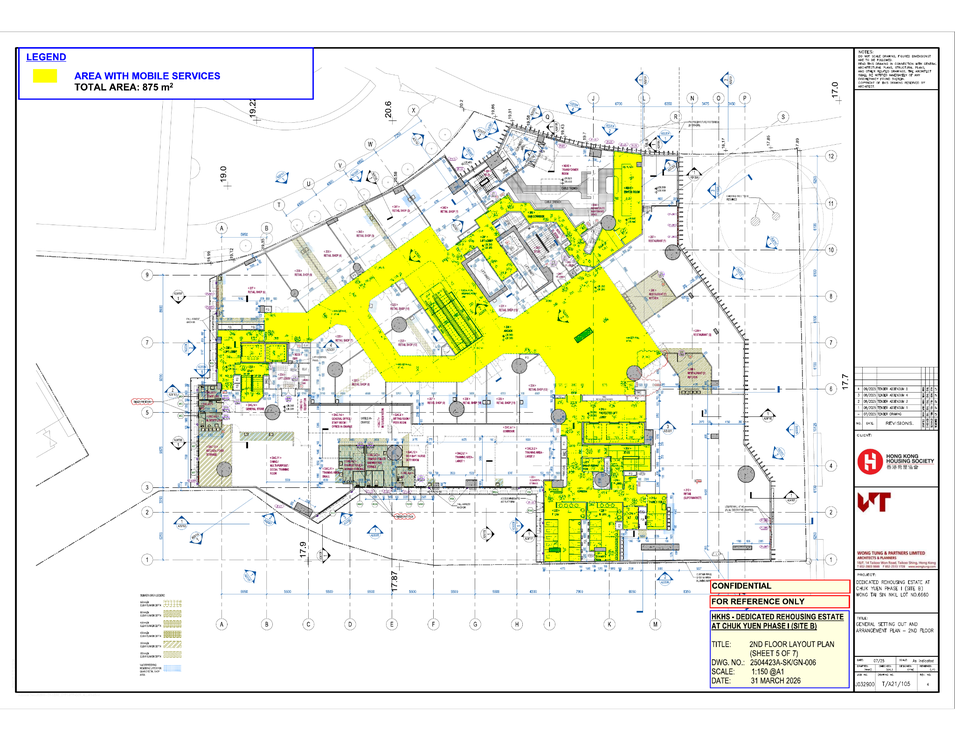
#> input picture input/546.png, 955 x 739 px, shrunk from 2048 x 1583 before the run
$ python -i keep_Green.py   (imports and definitions only)
#> lines starting #> are read from the running program, lines starting #| are printed output that depends on the picture; after the words box and inside, x2 and y2 are one past the last pixel; in counts of white or black regions, pixels touching at a corner belong together
#> further down, picture is the input picture: shape (739, 955, 3); mean B, G, R 223.6, 240.3, 239.2
# [88 lines of commented-out code are left out]
import cv2
import numpy as np

def keepGreen(img):

    hsv = cv2.cvtColor(img, cv2.COLOR_BGR2HSV)
#> hsv: shape (739, 955, 3); mean H, S, V 12.5, 22.8, 242.4

    # Ignore white, gray, black
    valid_mask = (
        (hsv[:, :, 1] > 50) &
        (hsv[:, :, 2] > 50)
    )
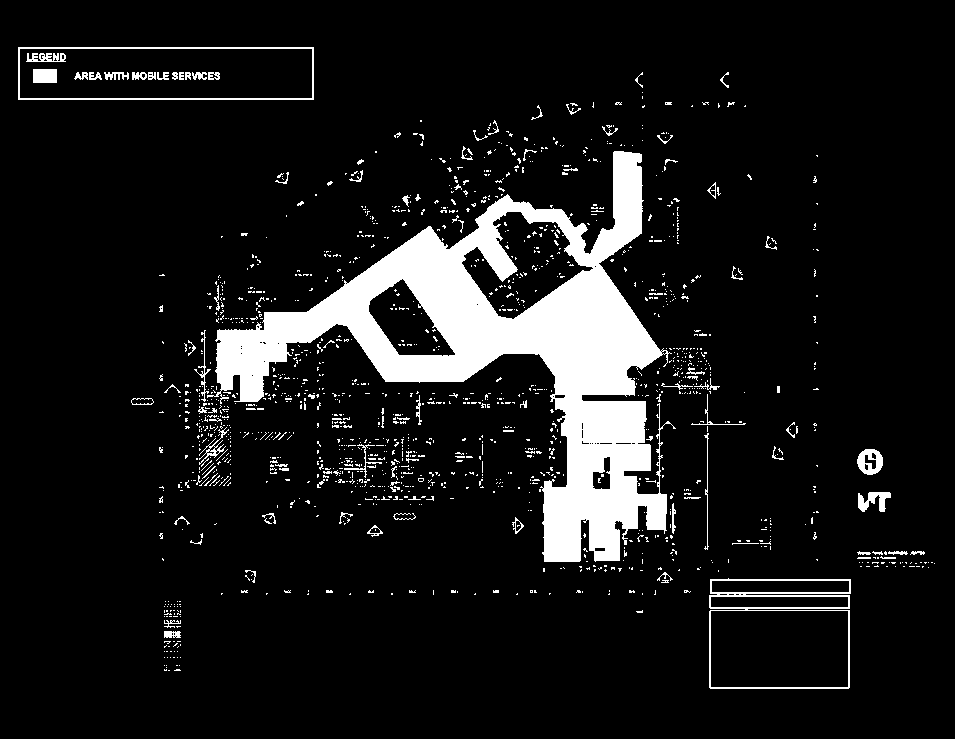
#> valid_mask: shape (739, 955) bool; 9.7% white; 1479 white regions (1380 under 20 px), largest, box (x1, y1, x2, y2) and area: (207, 151, 676, 562) 53061, (709, 578, 851, 689) 1951, (18, 47, 314, 100) 1380

    hues = hsv[:, :, 0][valid_mask]

    if len(hues) == 0:
        return np.full_like(img, 255)

    # Find color with largest coverage
    hist = np.bincount(hues.astype(np.uint8))
#> hist = 180 values, max 34100 at index 30, min 0 at index 117, mean 380.4

    dominant_hue = np.argmax(hist)
#> dominant_hue = 30

    print(f"Dominant Hue = {dominant_hue}")
#| Dominant Hue = 30

    # Create mask for only that color
    hue_tolerance = 1

    lower_hue = max(0, dominant_hue - hue_tolerance)
#> lower_hue = 29
    upper_hue = min(179, dominant_hue + hue_tolerance)
#> upper_hue = 31

    dominant_mask = cv2.inRange(
        hsv,
        np.array([lower_hue, 50, 50]),
        np.array([upper_hue, 255, 255])
    )
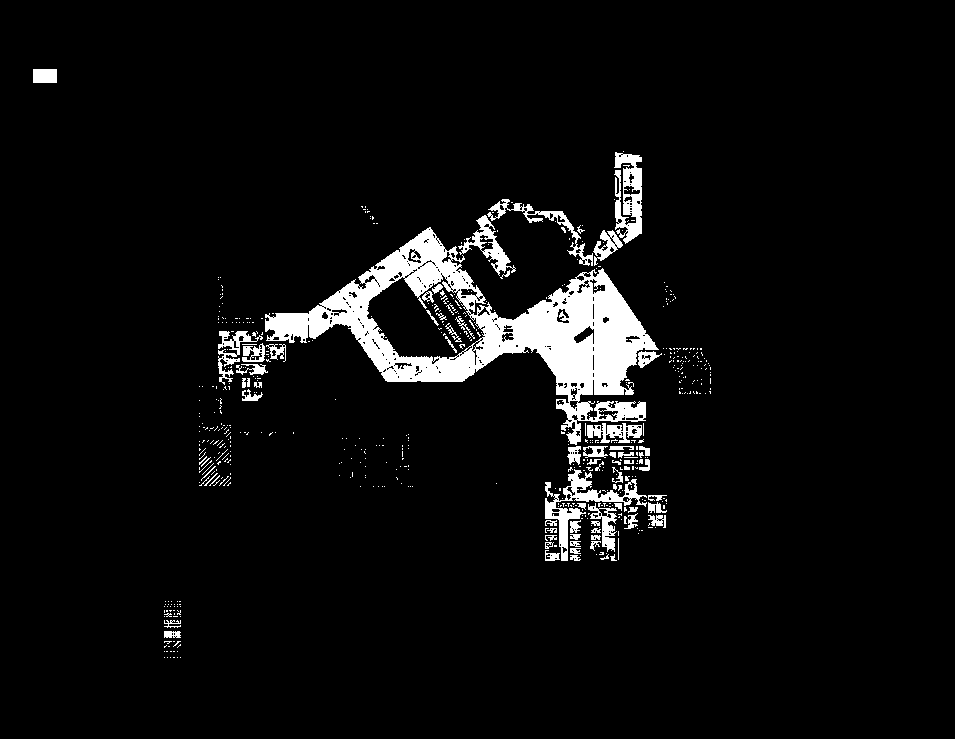
#> dominant_mask: shape (739, 955); 5.3% white; 589 white regions (519 under 20 px), largest, box (x1, y1, x2, y2) and area: (265, 227, 659, 445) 23703, (545, 469, 647, 561) 1907, (614, 152, 642, 244) 1637

    # Clean up noise
    kernel = np.ones((5, 5), np.uint8)

    dominant_mask = cv2.morphologyEx(
        dominant_mask,
        cv2.MORPH_CLOSE,
        kernel,
        iterations=2
    )
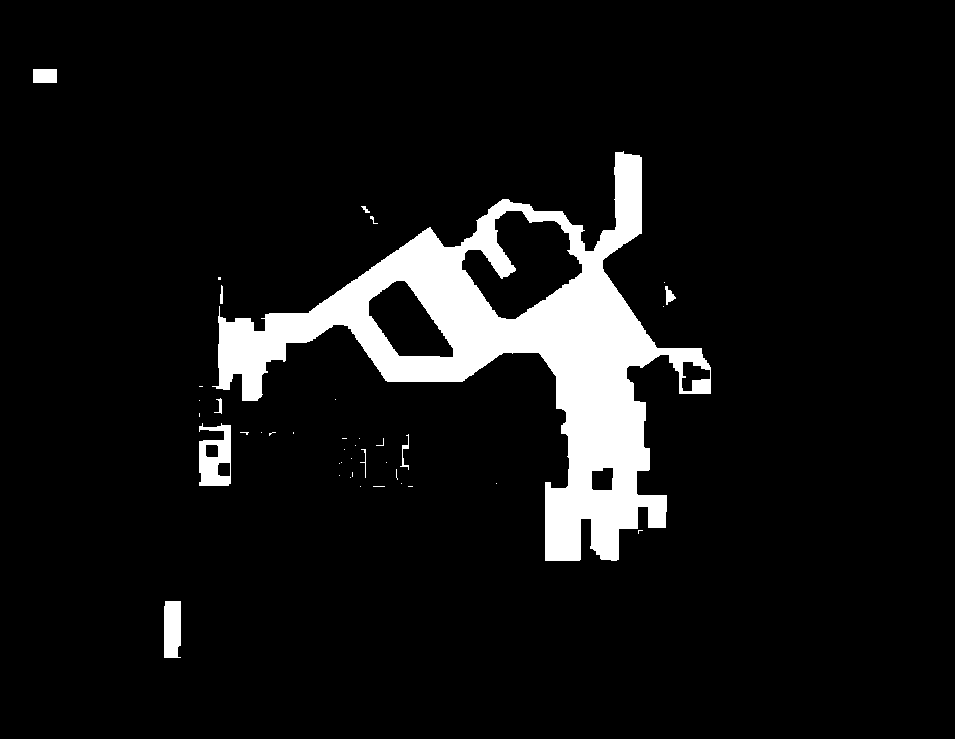
#> dominant_mask: shape (739, 955); 7.8% white; 41 white regions (30 under 20 px), largest, box (x1, y1, x2, y2) and area: (212, 151, 711, 561) 51770, (199, 423, 231, 486) 1368, (164, 601, 181, 658) 932

    # Find connected regions of that color
    num_labels, labels, stats, _ = cv2.connectedComponentsWithStats(
        dominant_mask,
        connectivity=8
    )
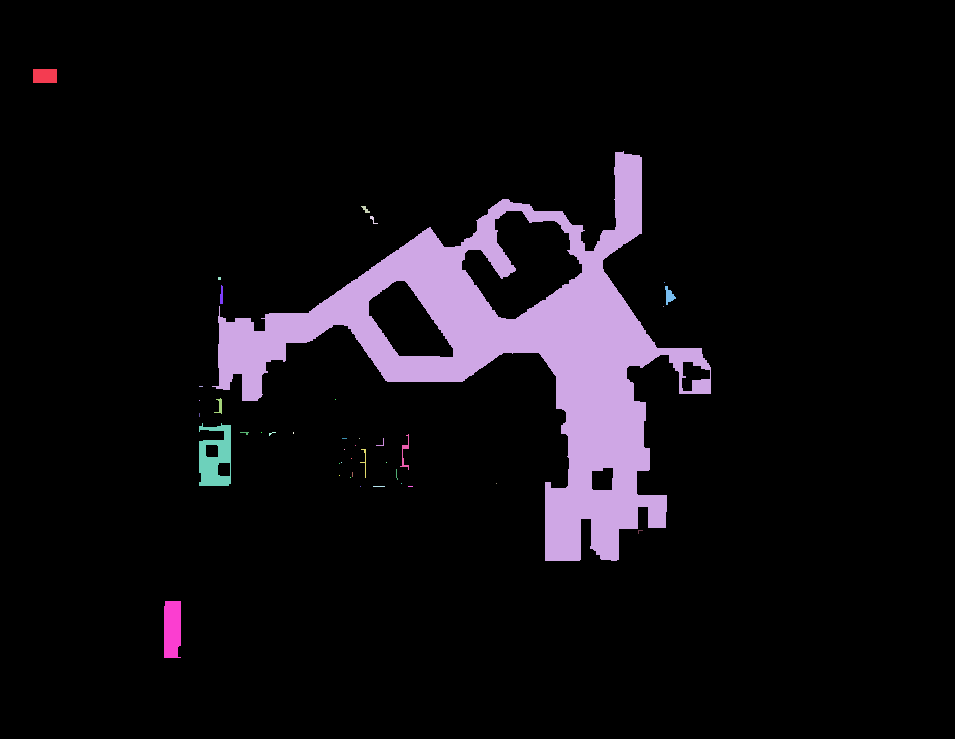
#> labels: shape (739, 955) int32; 42 distinct labels, from 0 to 41; one colour per label, 0 black
#> num_labels = 42; stats = 42 rows, first 6: [0, 0, 955, 739, 650838], [33, 69, 24, 14, 336], [212, 151, 499, 410, 51770], [361, 206, 9, 7, 30], [370, 216, 8, 8, 21], [218, 277, 3, 3, 9]

    if num_labels <= 1:
        return np.full_like(img, 255)

    # Keep ONLY the largest connected region
    largest_label = 1 + np.argmax(
        stats[1:, cv2.CC_STAT_AREA]
    )
#> largest_label = 2

    largest_mask = np.zeros_like(dominant_mask)

    largest_mask[labels == largest_label] = 255

    print(
        "Largest Area =",
        stats[largest_label, cv2.CC_STAT_AREA]
    )
#| Largest Area = 51770

    # Create output image
    result = np.full_like(img, 255)

    result[largest_mask > 0] = img[largest_mask > 0]
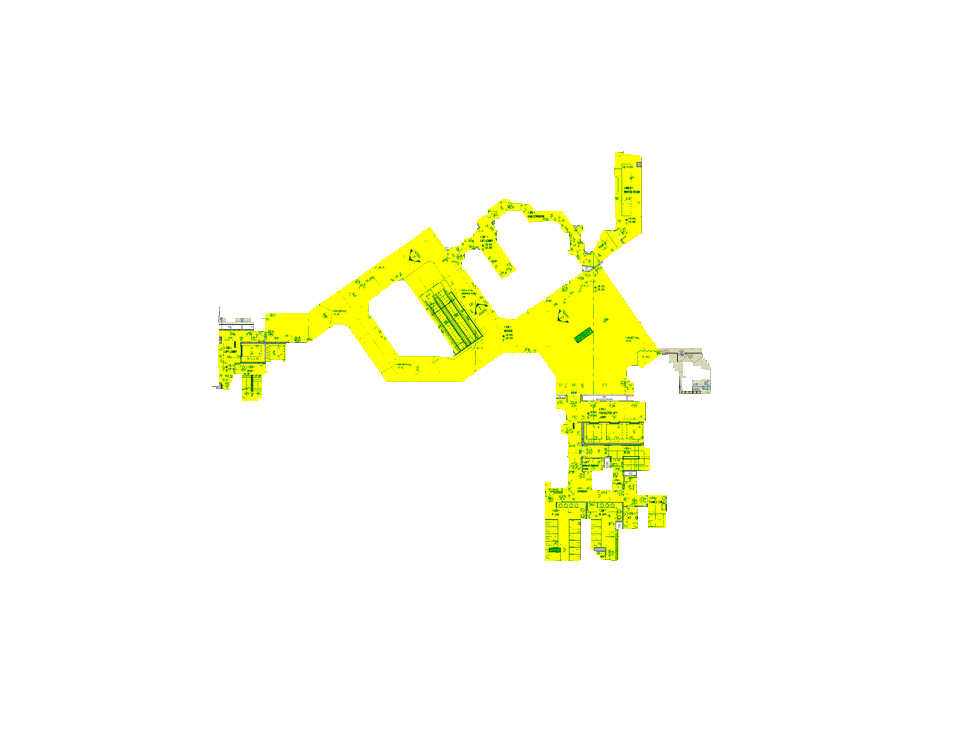
#> result: shape (739, 955, 3); mean B, G, R 237.1, 253.8, 252.7

    return result
    # return result, dominant_hue

>>> import cv2
>>> picture = cv2.imread('../input/546.png')
>>> result = keepGreen(picture)
